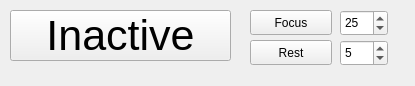
<?xml version="1.0" encoding="UTF-8"?>
<ui version="4.0">
 <class>MainWindow</class>
 <widget class="QMainWindow" name="MainWindow">
  <property name="windowModality">
   <enum>Qt::WindowModal</enum>
  </property>
  <property name="geometry">
   <rect>
    <x>0</x>
    <y>0</y>
    <width>415</width>
    <height>86</height>
   </rect>
  </property>
  <property name="windowTitle">
   <string>Pomodoro</string>
  </property>
  <widget class="QWidget" name="centralwidget">
   <widget class="QSpinBox" name="spinBox_focus_time_minutes">
    <property name="geometry">
     <rect>
      <x>340</x>
      <y>10</y>
      <width>48</width>
      <height>26</height>
     </rect>
    </property>
    <property name="value">
     <number>25</number>
    </property>
   </widget>
   <widget class="QSpinBox" name="spinBox_rest_time_minutes">
    <property name="geometry">
     <rect>
      <x>340</x>
      <y>40</y>
      <width>48</width>
      <height>26</height>
     </rect>
    </property>
    <property name="value">
     <number>5</number>
    </property>
   </widget>
   <widget class="QPushButton" name="pushButton_focus">
    <property name="geometry">
     <rect>
      <x>250</x>
      <y>10</y>
      <width>82</width>
      <height>25</height>
     </rect>
    </property>
    <property name="text">
     <string>Focus</string>
    </property>
   </widget>
   <widget class="QPushButton" name="pushButton_rest">
    <property name="geometry">
     <rect>
      <x>250</x>
      <y>40</y>
      <width>82</width>
      <height>25</height>
     </rect>
    </property>
    <property name="text">
     <string>Rest</string>
    </property>
   </widget>
   <widget class="QPushButton" name="pushButton_status">
    <property name="geometry">
     <rect>
      <x>10</x>
      <y>10</y>
      <width>221</width>
      <height>51</height>
     </rect>
    </property>
    <property name="font">
     <font>
      <pointsize>32</pointsize>
     </font>
    </property>
    <property name="text">
     <string>Inactive</string>
    </property>
   </widget>
  </widget>
 </widget>
 <resources/>
 <connections/>
</ui>
